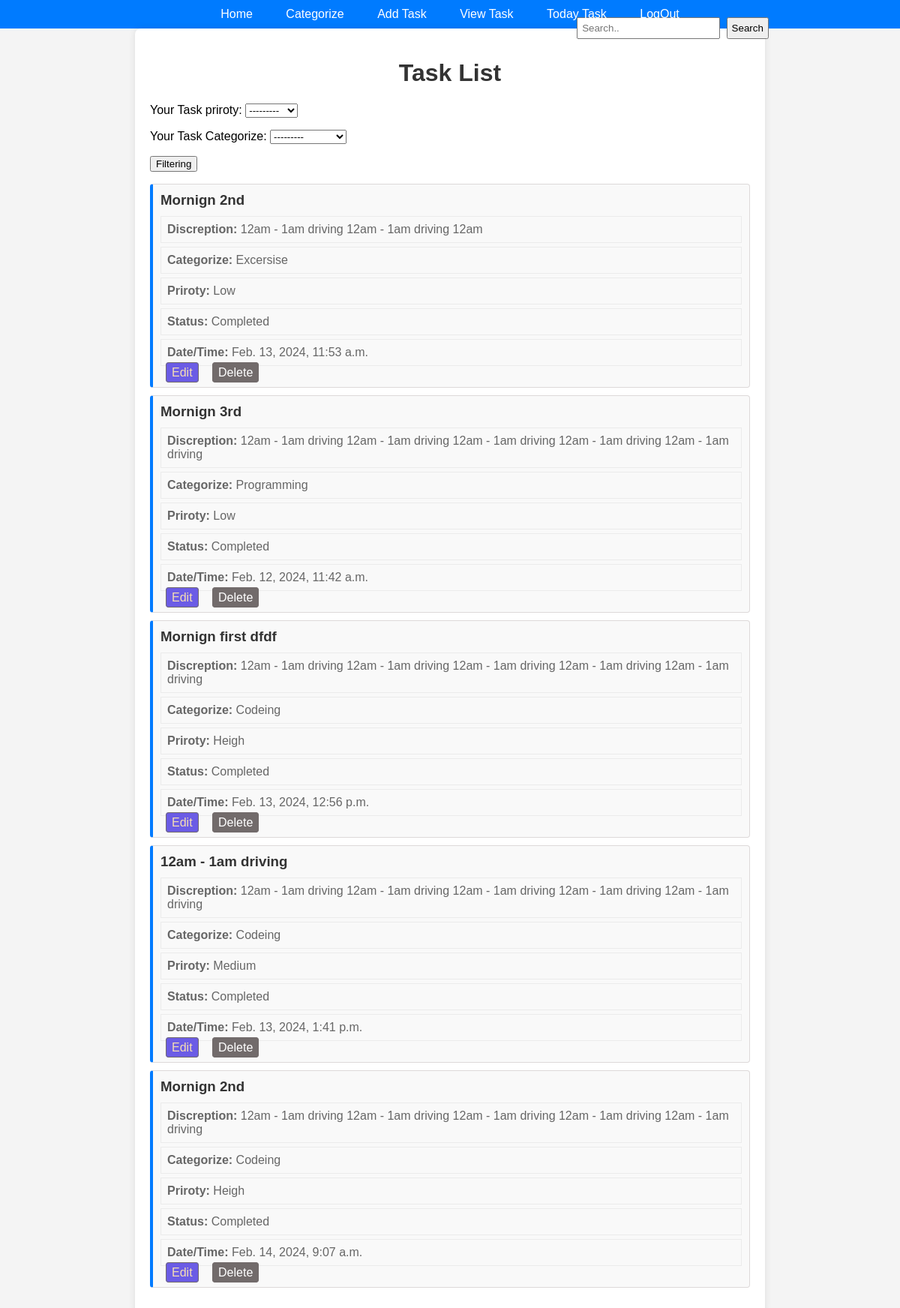
Screenshot of /viewTask with the database file from the repository.
### myApp/models.py (models this page shows, shortened)
class Task_Model(models.Model):
    Priroty = (
        ('Heigh', 'Heigh'),
        ('Medium', 'Medium'),
        ('Low', 'Low'),
    )
    task_title = models.CharField(max_length= 200)
    task_descreption = models.CharField(max_length= 500)
    task_categorize = models.ForeignKey(Task_Catagorze, on_delete = models.CASCADE, blank = True, null = True)
    task_priroty = models.CharField(choices = Priroty, max_length= 500, blank = True, null = True)
    task_date = models.DateTimeField(auto_now=True,  blank = True, null = True)
    task_status = models.BooleanField(default = False)

class Task_Catagorze(models.Model):
    catagori_title = models.CharField(max_length= 100)
    def __str__(self):
        return self.catagori_title

### myApp/views.py (the view, shortened to what this page needs)
# urls.py: path('viewTask', viewTask, name = 'viewTask'),
def viewTask(request):
    form = TaskPryrotyForm(request.POST or None)
    tasks = Task_Model.objects.all()
    context = {
        'tasks': tasks,
        'form': form,
    }
    return render(request, 'viewtask.html', context)

### myApp/forms.py
class TaskPryrotyForm(forms.ModelForm):
    class Meta:
        model = Task_Model
        fields =[ 'task_priroty', 'task_categorize',]
        labels = {
            'task_categorize':'Your Task Categorize',
            'task_priroty':'Your Task priroty',
        }

### templates/viewtask.html (shortened to what this page needs)
<!DOCTYPE html>
<html lang="en">
<head>
</head>
<body>
    {% include 'base.html' %}
    <div class="container">
        <h1>Task  List</h1>
        <div>
            <form action="{% url 'viewTask' %}" method="post">
                {{form.as_p}}
                <button type="submit">Filtering</button>
            </form>
        </div>
        <ul class="task-list">
            {% for t in tasks %}
            <li class="task-item">
                <h3>{{ t.task_title }}</h3>
                <p class="task-p"><strong>Discreption: </strong>{{ t.task_descreption}}</p>
                <p class="task-p"><strong>Categorize: </strong>{{ t.task_categorize}}</p>
                <p class="task-p"><strong>Priroty: </strong>{{ t.task_priroty}}</p>
                <p class="task-p"><strong>Status: </strong>
                {% if t.task_status %}
                    Completed
                {% else %}
                    <strong style="background-color: red; color:white; padding:6px">Not Complete</strong>
                {% endif %}</p>
                <p class="task-p"><strong>Date/Time: </strong>{{ t.task_date}}</p>
                <div>
                    <a href="{% url 'editTask' t.id %}" class="edit">Edit</a>
                    <a href="{% url 'deleteTask' t.id %}" class="delete">Delete</a>
                </div>
            </li>
            {% endfor %}
        </ul>
    </div>
</body>
</html>

### templates/base.html (shortened to what this page needs)
<!DOCTYPE html>
<html lang="en">
<head>
</head>
<body>
{% include 'navbar.html' %}
</body>
</html>

### templates/navbar.html
{% block content %}
<div class="navbar">
    <a href="{% url 'homePage' %}">Home</a>
    <a href="{% url 'addTaskCatagoriz' %}">Categorize</a>
    <a href="{% url 'addTask' %}">Add Task</a>
    <a href="{% url 'viewTask' %}">View Task</a>
    <a href="{% url 'todayTask' %}">Today Task</a>
    <a href="{% url 'signOut' %}">LogOut</a>
        <form action="{% url 'search' %}" class="search" method="get">
          <input type="text" placeholder="Search.." name="search" class="searcg_input">
          <button type="submit" class = "search_button">Search</button>
        </form>
</div>
{% endblock %}

### templates/viewtask.html (style rules this page uses)
h1 { text-align: center; color: #333; }
.task-item { background-color: #f9f9f9; padding: 10px; margin-bottom: 10px; border-radius: 4px; border: 1px solid #ddd9d9; border-left: 4px solid #007bff; }
p.task-p { padding: 8px !important; border: 1px solid #ebebeb !important; margin-top: 5px !important; }

### templates/base.html (style rules this page uses)
body { font-family: Arial, sans-serif; margin: 0; padding: 0; background-color: #f4f4f4; }
.container { max-width: 800px; margin: 0 auto; padding: 20px; background-color: #fff; border-radius: 8px; box-shadow: 0 0 10px rgba(0, 0, 0, 0.1); }
.navbar { background-color: #007bff; padding: 10px 0; text-align: center; }
.navbar a { color: #fff; text-decoration: none; padding: 10px 20px; }
h1 { text-align: center; color: #333; }
.task-list { list-style-type: none; padding: 0; }
.task-item { background-color: #f9f9f9; padding: 10px; margin-bottom: 10px; border-radius: 4px; border-left: 4px solid #007bff; }
.task-item:last-child { margin-bottom: 0; }
.task-item h3 { margin-top: 0; margin-bottom: 5px; color: #333; }
.task-item p { margin: 0; color: #666; }
a.edit, a.delete, a.status { padding: 4px 7px; border: 1px solid #726b6b; border-radius: 4px; margin: 5px 7px; background: #6b5ce5; color: wheat; text-decoration: none; }
a.delete { background-color: #726b6b; color: white; }
.task-item h3 { margin-top: 0; margin-bottom: 5px; color: #333; margin-bottom: 10px; }
form.search { width: 50%; float: right; }
.searcg_input[type="text"] { padding: 5px; margin: -6px; }
button.search_button { padding: 5px; margin-top: -6px; margin-left: 10px; }

### rows the page displays
Task_Model: task_title "Mornign 2nd", task_descreption "12am - 1am driving 12am - 1am driving 12am", task_categorize "Excersise", task_priroty "Low", task_status "Completed", task_date "Feb. 13, 2024, 11:53 a.m."
Task_Model: task_title "Mornign 3rd", task_descreption "12am - 1am driving 12am - 1am driving 12am - 1am driving 12am - 1am driving 12am - 1am driving", task_categorize "Programming", task_priroty "Low", task_status "Completed", task_date "Feb. 12, 2024, 11:42 a.m."
Task_Model: task_title "Mornign first dfdf", task_descreption "12am - 1am driving 12am - 1am driving 12am - 1am driving 12am - 1am driving 12am - 1am driving", task_categorize "Codeing", task_priroty "Heigh", task_status "Completed", task_date "Feb. 13, 2024, 12:56 p.m."
Task_Model: task_title "12am - 1am driving", task_descreption "12am - 1am driving 12am - 1am driving 12am - 1am driving 12am - 1am driving 12am - 1am driving", task_categorize "Codeing", task_priroty "Medium", task_status "Completed", task_date "Feb. 13, 2024, 1:41 p.m."
Task_Model: task_title "Mornign 2nd", task_descreption "12am - 1am driving 12am - 1am driving 12am - 1am driving 12am - 1am driving 12am - 1am driving", task_categorize "Codeing", task_priroty "Heigh", task_status "Completed", task_date "Feb. 14, 2024, 9:07 a.m."
